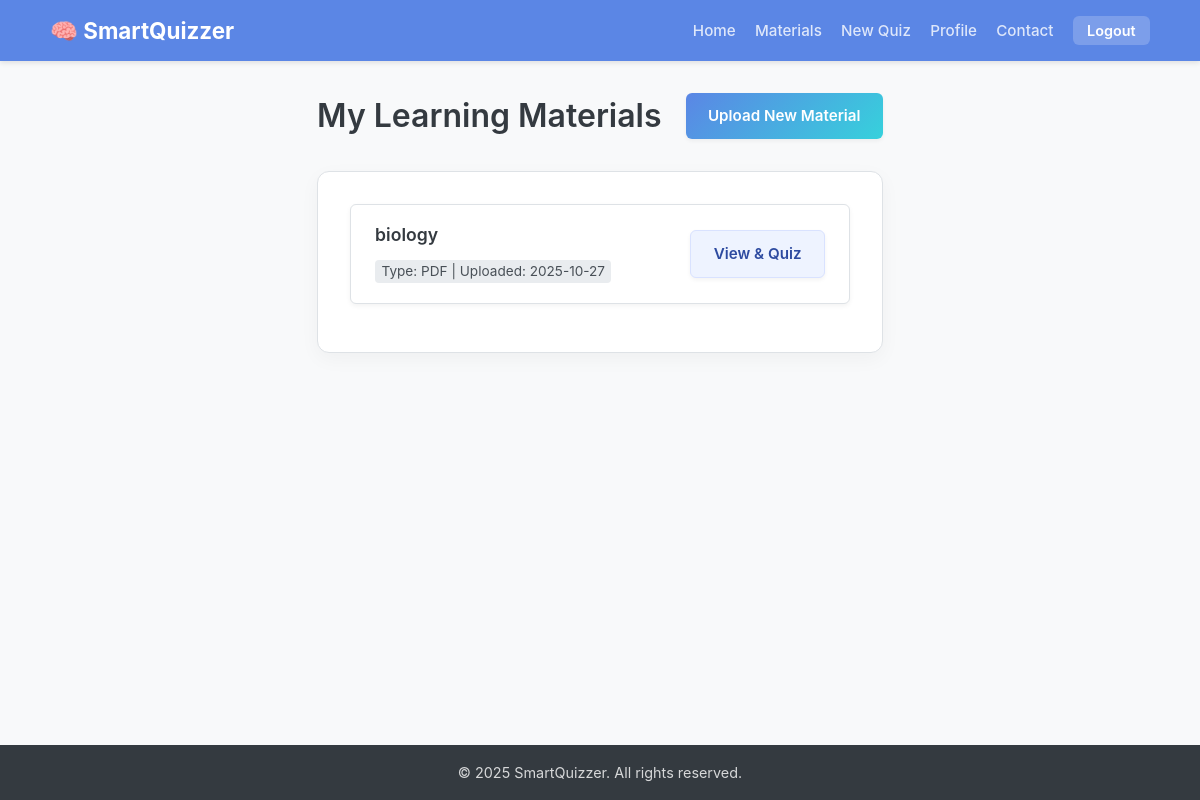
The page /materials (signed in) on the database its author committed.
### app.py (models this page shows)
class LearningMaterial(db.Model):
    id = db.Column(db.Integer, primary_key=True)
    user_id = db.Column(db.Integer, db.ForeignKey('user.id'), nullable=False)
    title = db.Column(db.String(200), nullable=False)
    content = db.Column(db.Text, nullable=False) # The extracted text content
    material_type = db.Column(db.String(20), nullable=False) # 'pdf', 'url', 'text'
    created_at = db.Column(db.DateTime, default=datetime.utcnow)

### app.py (the view)
@app.route('/materials')
@login_required
def list_materials():
    materials = LearningMaterial.query.filter_by(user_id=session['user_id']).order_by(LearningMaterial.created_at.desc()).all()
    return render_template('list_materials.html', materials=materials)

### app.py (called while the page is built)
def login_required(f):
    @functools.wraps(f)
    def decorated_function(*args, **kwargs):
        if 'user_id' not in session:
            flash('Please log in to access this page.', 'warning')
            return redirect(url_for('login'))
        return f(*args, **kwargs)
    return decorated_function

### templates/list_materials.html (shortened to what this page needs)
{% extends "base.html" %}
{% block content %}
<div class="materials-header">
    <h1>My Learning Materials</h1>
    <a href="{{ url_for('upload_material') }}" class="btn btn-primary">Upload New Material</a>
</div>
<div class="card">
    {% if materials %}
        <ul class="material-list">
            {% for material in materials %}
            <li class="material-item">
                <div class="material-info">
                    <h3>{{ material.title }}</h3>
                    <span>Type: {{ material.material_type.upper() }} | Uploaded: {{ material.created_at.strftime('%Y-%m-%d') }}</span>
                </div>
                <div class="material-actions">
                    <a href="{{ url_for('view_material', material_id=material.id) }}" class="btn btn-secondary">
                        View & Quiz
                    </a>
                </div>
            </li>
            {% endfor %}
        </ul>
    {% else %}
        <p class="text-center">You have not uploaded any learning materials yet.</p>
        <p class="text-center mt-1">
            <a href="{{ url_for('upload_material') }}">Upload your first document</a> to get started!
        </p>
    {% endif %}
</div>
{% endblock %}

### static/style.css (style rules this page uses)
:root { --primary-color: #5b86e5; --primary-dark: #36d1dc; --secondary-color: #6a89cc; --light-color: #f8f9fa; --dark-color: #343a40; --text-color: #495057; --white-color: #fff; --success-color: #28a745; --success-light: #d4edda; --danger-color: #dc3545; --danger-light: #f8d7da; --warning-color: #ffc107; --warning-light: #fff3cd; --warning-text: #664d03; --info-color: #17a2b8; --info-light: #d1ecf1; --info-text: #055160; --border-color: #dee2e6; --shadow: 0 5px 15px rgba(0, 0, 0, 0.08); --border-radius: 6px; --primary-gradient: linear-gradient(135deg, var(--primary-color), var(--primary-dark)); }
* { box-sizing: border-box; margin: 0; padding: 0; }
body { font-family: -apple-system, BlinkMacSystemFont, "Segoe UI", Roboto, "Helvetica Neue", Arial, sans-serif; line-height: 1.6; background-color: var(--light-color); color: var(--text-color); display: flex; flex-direction: column; min-height: 100vh; font-size: 16px; }
a { color: var(--primary-color); text-decoration: none; transition: color 0.2s ease; }
h1, h2, h3 { color: var(--dark-color); margin-bottom: 1.25rem; font-weight: 600; line-height: 1.3; }
h1 { font-size: 2rem; }
h3 { font-size: 1.3rem; }
.btn { display: inline-block; padding: 0.7rem 1.4rem; font-size: 0.95rem; font-weight: 600; border: none; border-radius: var(--border-radius); cursor: pointer; transition: all 0.2s ease; text-align: center; box-shadow: 0 2px 4px rgba(0,0,0,0.05); line-height: 1.5; }
.btn-primary { background: var(--primary-gradient); color: var(--white-color); border: none; }
.btn-secondary { background-color: #6c757d; color: var(--white-color); }
.card { background: var(--white-color); border-radius: var(--border-radius); box-shadow: var(--shadow); padding: 2rem; margin-bottom: 1.5rem; border: 1px solid var(--border-color); }
.material-item, .user-item { display: flex; justify-content: space-between; align-items: center; background: var(--white-color); border: 1px solid var(--border-color); border-radius: var(--border-radius); padding: 1rem; }
.material-info, .user-info { flex-grow: 1; }
.material-actions, .user-actions { display: flex; gap: 0.5rem; }
.material-list { list-style: none; padding: 0; }
.material-item { background: var(--white-color); padding: 1.2rem 1.5rem; border-radius: var(--border-radius); box-shadow: 0 2px 5px rgba(0,0,0,0.05); margin-bottom: 1rem; display: flex; flex-wrap: wrap; justify-content: space-between; align-items: center; border: 1px solid var(--border-color); gap: 0.5rem; }
.material-info { flex-grow: 1; }
.material-info h3 { margin-bottom: 0.2rem; font-size: 1.1rem; }
.material-info span { font-size: 0.85rem; color: var(--text-color); background: #e9ecef; padding: 0.2rem 0.4rem; border-radius: 4px; }
.material-actions { flex-shrink: 0; }
.materials-header { display: flex; justify-content: space-between; align-items: center; margin-bottom: 2rem; gap: 1.5rem; flex-wrap: wrap; }
.card h3 { margin: 0 0 .75rem 0; font-size: 1.1rem; color: var(--dark-color); }
.btn.btn-secondary { background:#eef3ff; color:#2d4aa0; border:1px solid #d9e2ff; }
.analytics-grid, .chart-container, .card { box-shadow: 0 6px 20px rgba(0,0,0,.04); border-radius: 12px; }
.card { border: 1px solid var(--border-color); background: var(--white-color); }
.materials-header h1 { margin: 0; flex: 1; min-width: 200px; }
.materials-header .btn { flex-shrink: 0; }

### rows shown on the page
LearningMaterial: title "biology", material_type "PDF", created_at "2025-10-27"
